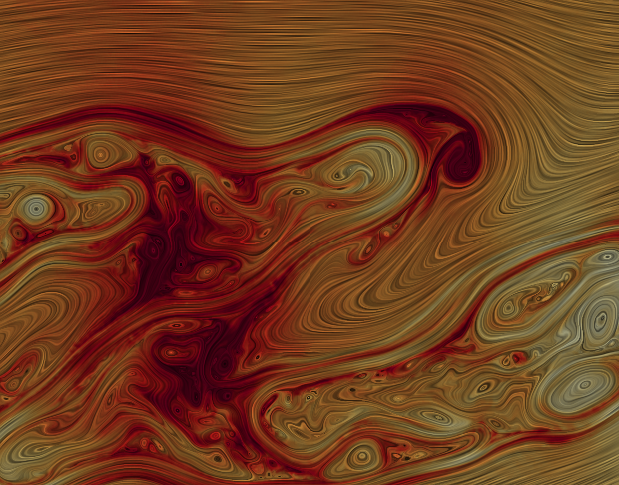
#> input picture report/images-data/dia-serial/B-2_0088.png, 619 x 485 px; the run also reads 3 pictures not shown here
$ python hist2.py   (Python 2 division)
#> lines starting #> are read from the running program, lines starting #| are printed output that depends on the picture; long printed decimals are rounded
import matplotlib.pyplot as mpl
import matplotlib.image as mplim
import numpy as np

clic1 = mplim.imread('B-2_0088.png')
#> clic1 is the input picture: shape (485, 619, 3) float32; mean R, G, B 0.443, 0.233, 0.116
clic1vr = []
clic1vg = []
clic1vb = []
r = 0
while(r < clic1.shape[0]):
  c = 0
  while(c < clic1.shape[1]):
    rgba = clic1[r,c]
    #if (rgba[3]==1):
    clic1vr.append(rgba[0])
    clic1vg.append(rgba[1])
    clic1vb.append(rgba[2])
    c += 1
  r += 1
#> after the loop, clic1vb = 300215 items; clic1vg = 300215 items; clic1vr = 300215 items; r = 485
nclic1vr = min(clic1vr)
#> nclic1vr = 0.051
xclic1vr = max(clic1vr)
#> xclic1vr = 0.898
print nclic1vr
#| 0.05098
print xclic1vr
#| 0.898
nclic1vg = min(clic1vg)
#> nclic1vg = 0
xclic1vg = max(clic1vg)
#> xclic1vg = 0.663
print nclic1vg
#| 0.0
print xclic1vg
#| 0.6627
nclic1vb = min(clic1vb)
#> nclic1vb = 0.0118
xclic1vb = max(clic1vb)
#> xclic1vb = 0.514
print nclic1vb
#| 0.01176
print xclic1vb
#| 0.5137
clic1 = mplim.imread('B-2_0088-lg.png')

clic2 = mplim.imread('B_0088.png')
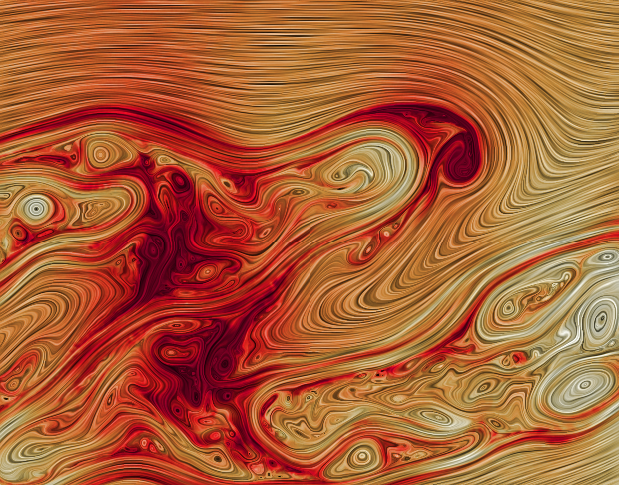
#> input picture report/images-data/dia-serial/B_0088.png, 619 x 485 px
#> clic2 is the input picture: shape (485, 619, 3) float32; mean R, G, B 0.672, 0.367, 0.208
clic2vr = []
clic2vg = []
clic2vb = []
r = 0
while(r < clic2.shape[0]):
  c = 0
  while(c < clic2.shape[1]):
    rgba = clic2[r,c]
    #if (rgba[3]==1):
    clic2vr.append(rgba[0])
    clic2vg.append(rgba[1])
    clic2vb.append(rgba[2])
    c += 1
  r += 1
#> after the loop, clic2vb = 300215 items; clic2vg = 300215 items; clic2vr = 300215 items; r = 485
# [4 lines of commented-out code are left out]

clic2 = mplim.imread('B_0088-lg.png')
fig = mpl.Figure()

ax = mpl.subplot(221)
mpl.imshow(clic1)
ax.xaxis.set_visible(False)
ax.yaxis.set_visible(False)

mpl.title('LIC RGB', fontsize=12, fontweight='bold')
mpl.subplot(222)
mpl.grid()
mpl.hist(clic1vr, bins=50, range=(0,1), edgecolor='r', facecolor='r', alpha=0.3, histtype='stepfilled', linewidth=2)
mpl.hist(clic1vg, bins=50, range=(0,1), edgecolor='g', facecolor='g', alpha=0.3, histtype='stepfilled', linewidth=2)
mpl.hist(clic1vb, bins=50, range=(0,1), edgecolor='b', facecolor='b', alpha=0.3, histtype='stepfilled', linewidth=2)
mpl.hist(clic1vr, bins=50, range=(0,1), edgecolor='r', facecolor='r', alpha=1.0, histtype='step', linewidth=2)
mpl.hist(clic1vg, bins=50, range=(0,1), edgecolor='g', facecolor='g', alpha=1.0, histtype='step', linewidth=2)
mpl.hist(clic1vb, bins=50, range=(0,1), edgecolor='b', facecolor='b', alpha=1.0, histtype='step', linewidth=2)
mpl.plot([nclic1vr, nclic1vr],[0, 55000],'r--',linewidth=2)
mpl.plot([xclic1vr, xclic1vr],[0, 55000],'r--',linewidth=2)
mpl.plot([nclic1vg, nclic1vg],[0, 55000],'g--',linewidth=2)
mpl.plot([xclic1vg, xclic1vg],[0, 55000],'g--',linewidth=2)
mpl.plot([nclic1vb, nclic1vb],[0, 55000],'b--',linewidth=2)
mpl.plot([xclic1vb, xclic1vb],[0, 55000],'b--',linewidth=2)
mpl.ylim([0,55000])
mpl.title('LIC RGB Distribution', fontsize=12, fontweight='bold')
mpl.xlabel('channel intensity', fontsize=10, fontweight='bold')
mpl.ylabel('pixel count', fontsize=10, fontweight='bold')

ax = mpl.subplot(223)
mpl.imshow(clic2)
ax.xaxis.set_visible(False)
ax.yaxis.set_visible(False)
mpl.title('CCE', fontsize=12, fontweight='bold')
mpl.subplot(224)
mpl.grid()
mpl.hist(clic2vr, bins=50, range=(0,1), edgecolor='r', facecolor='r', alpha=1.0, histtype='step', linewidth=2)
mpl.hist(clic2vg, bins=50, range=(0,1), edgecolor='g', facecolor='g', alpha=1.0, histtype='step', linewidth=2)
mpl.hist(clic2vb, bins=50, range=(0,1), edgecolor='b', facecolor='b', alpha=1.0, histtype='step', linewidth=2)
mpl.hist(clic2vr, bins=50, range=(0,1), edgecolor='r', facecolor='r', alpha=0.3, histtype='stepfilled', linewidth=2)
mpl.hist(clic2vg, bins=50, range=(0,1), edgecolor='g', facecolor='g', alpha=0.3, histtype='stepfilled', linewidth=2)
mpl.hist(clic2vb, bins=50, range=(0,1), edgecolor='b', facecolor='b', alpha=0.3, histtype='stepfilled', linewidth=2)
#mpl.plot([nclic2v, nclic2v],[0, 5500],'k--',linewidth=2)
#mpl.plot([xclic2v, xclic2v],[0, 5500],'k--',linewidth=2)
mpl.ylim([0,55000])
mpl.title('CCE Distribution', fontsize=12, fontweight='bold')
mpl.xlabel('channel intensity', fontsize=10, fontweight='bold')
mpl.ylabel('pixel count', fontsize=10, fontweight='bold')

mpl.subplots_adjust(hspace=.35,wspace=0.35)

fig = mpl.gcf()
mpl.savefig('color-ce-curves-khB.png',dpi=200)
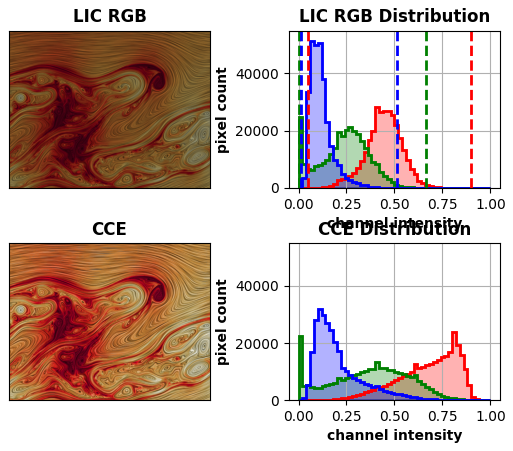
#> figure drawn by matplotlib, 4 panels
mpl.savefig('color-ce-curves-khB-sm.png',dpi=80)
mpl.show()


clic1 = mplim.imread('Ue-2_0088.png')
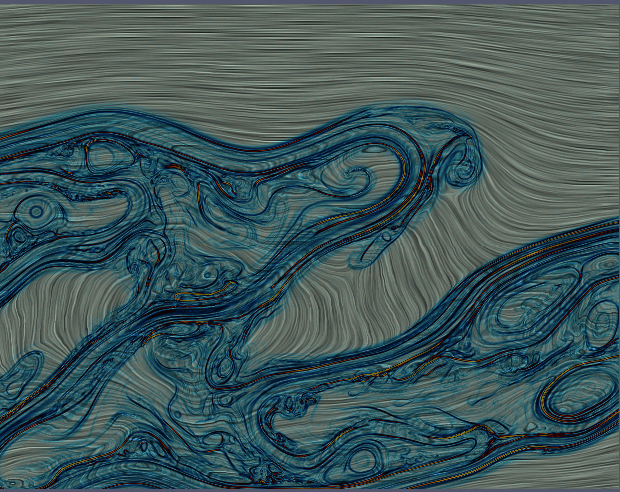
#> input picture report/images-data/dia-serial/Ue-2_0088.png, 620 x 492 px
#> clic1 is the input picture: shape (492, 620, 3) float32; mean R, G, B 0.245, 0.342, 0.354
clic1vr = []
clic1vg = []
clic1vb = []
r = 0
while(r < clic1.shape[0]):
  c = 0
  while(c < clic1.shape[1]):
    rgba = clic1[r,c]
    #if (rgba[3]==1):
    clic1vr.append(rgba[0])
    clic1vg.append(rgba[1])
    clic1vb.append(rgba[2])
    c += 1
  r += 1
#> after the loop, clic1vb = 305040 items; clic1vg = 305040 items; clic1vr = 305040 items; r = 492
nclic1vr = min(clic1vr)
#> nclic1vr = 0
xclic1vr = max(clic1vr)
#> xclic1vr = 0.706
print nclic1vr
#| 0.0
print xclic1vr
#| 0.7059
nclic1vg = min(clic1vg)
xclic1vg = max(clic1vg)
#> xclic1vg = 0.788
print nclic1vg
#| 0.0
print xclic1vg
#| 0.7882
nclic1vb = min(clic1vb)
#> nclic1vb = 0
xclic1vb = max(clic1vb)
#> xclic1vb = 0.788
print nclic1vb
#| 0.0
print xclic1vb
#| 0.7882
clic1 = mplim.imread('Ue-2_0088-lg.png')

#> (the run stopped early here; a loop or call above may not have finished)
